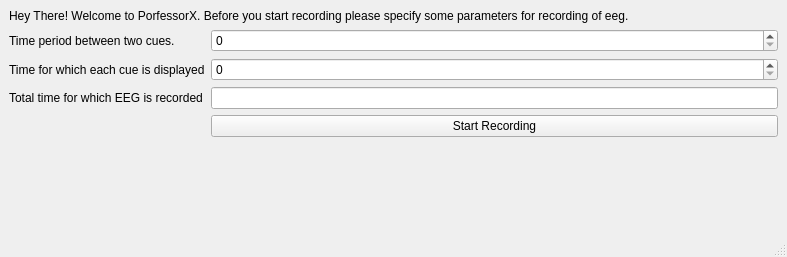
<?xml version="1.0" encoding="UTF-8"?>
<ui version="4.0">
 <class>MainWindow</class>
 <widget class="QMainWindow" name="MainWindow">
  <property name="geometry">
   <rect>
    <x>0</x>
    <y>0</y>
    <width>787</width>
    <height>257</height>
   </rect>
  </property>
  <property name="windowTitle">
   <string>MainWindow</string>
  </property>
  <widget class="QWidget" name="centralwidget">
   <layout class="QFormLayout" name="formLayout">
    <item row="0" column="0" colspan="2">
     <widget class="QLabel" name="label">
      <property name="text">
       <string>Hey There! Welcome to PorfessorX. Before you start recording please specify some parameters for recording of eeg.</string>
      </property>
     </widget>
    </item>
    <item row="1" column="0">
     <widget class="QLabel" name="label_2">
      <property name="text">
       <string>Time period between two cues.</string>
      </property>
     </widget>
    </item>
    <item row="1" column="1">
     <widget class="QSpinBox" name="spinBox"/>
    </item>
    <item row="2" column="0">
     <widget class="QLabel" name="label_3">
      <property name="text">
       <string>Time for which each cue is displayed</string>
      </property>
     </widget>
    </item>
    <item row="2" column="1">
     <widget class="QSpinBox" name="spinBox_2"/>
    </item>
    <item row="3" column="0">
     <widget class="QLabel" name="label_4">
      <property name="text">
       <string>Total time for which EEG is recorded</string>
      </property>
     </widget>
    </item>
    <item row="3" column="1">
     <widget class="QLineEdit" name="lineEdit"/>
    </item>
    <item row="4" column="1">
     <widget class="QPushButton" name="pushButton">
      <property name="text">
       <string>Start Recording</string>
      </property>
     </widget>
    </item>
   </layout>
  </widget>
  <widget class="QStatusBar" name="statusbar"/>
 </widget>
 <resources/>
 <connections/>
</ui>
